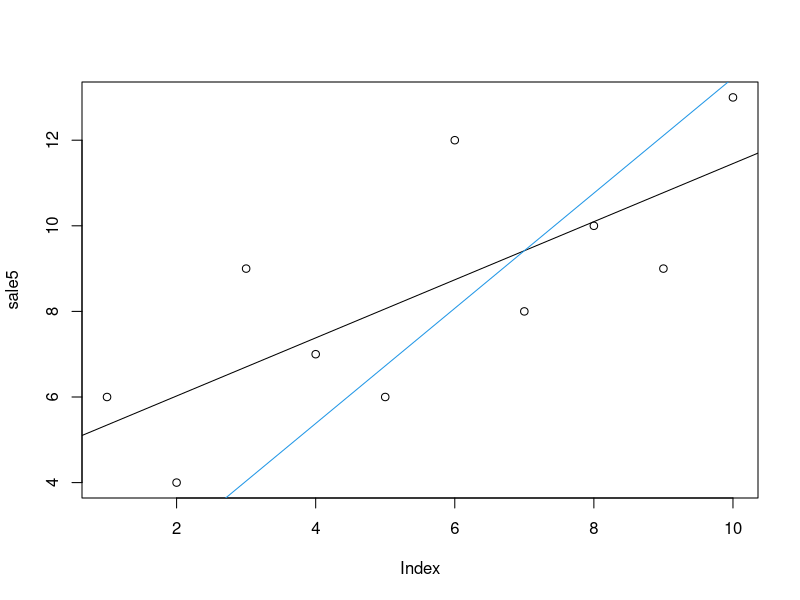
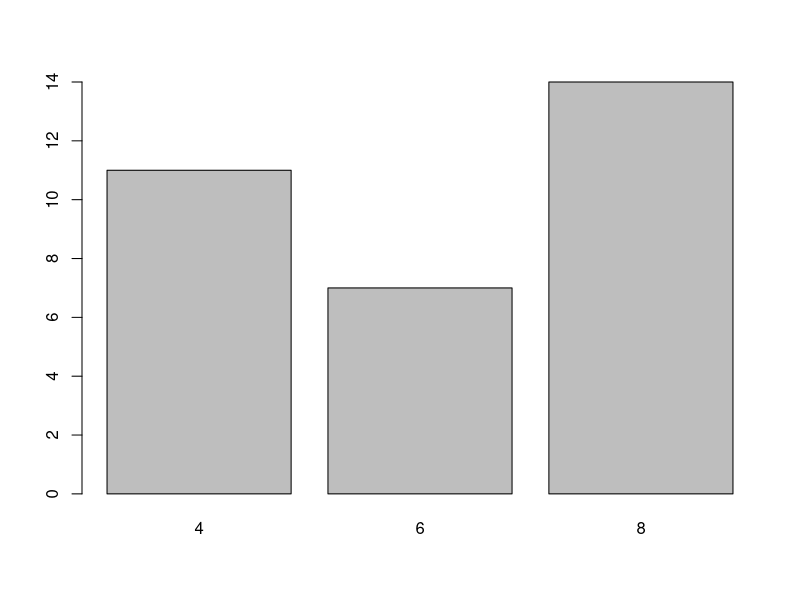
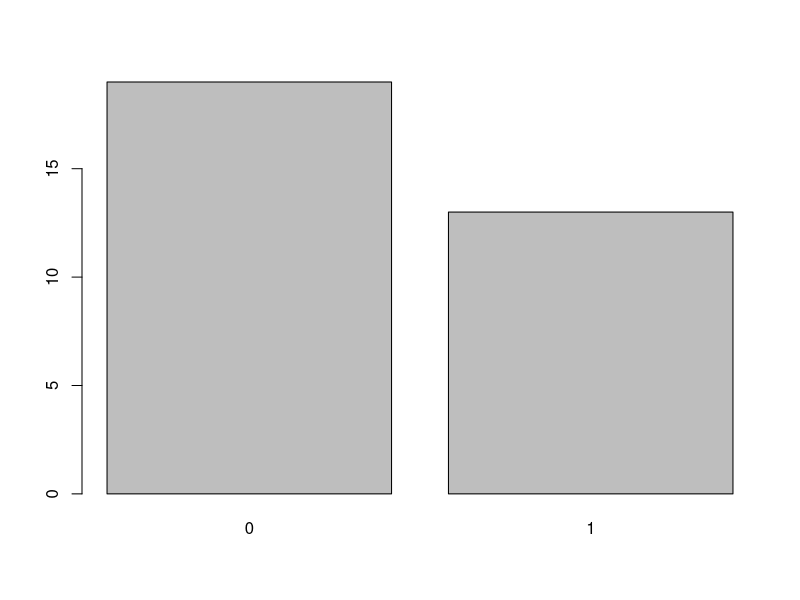
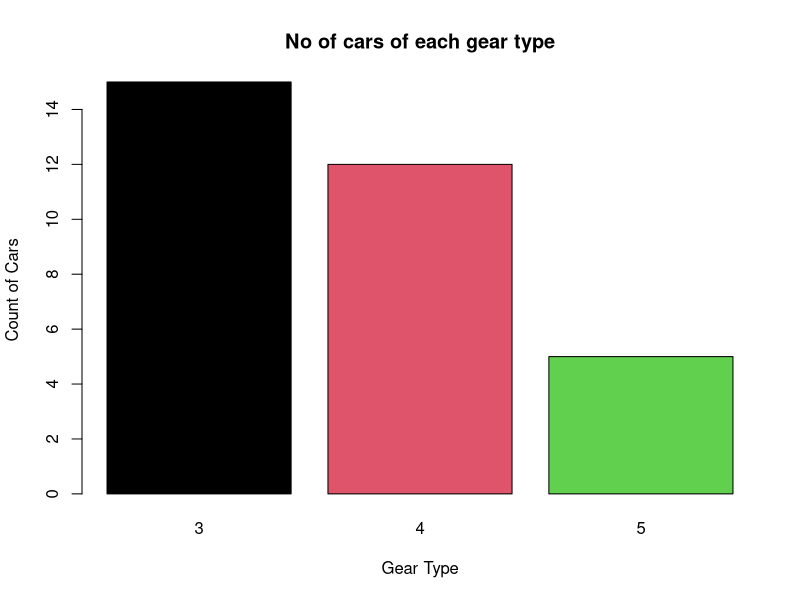
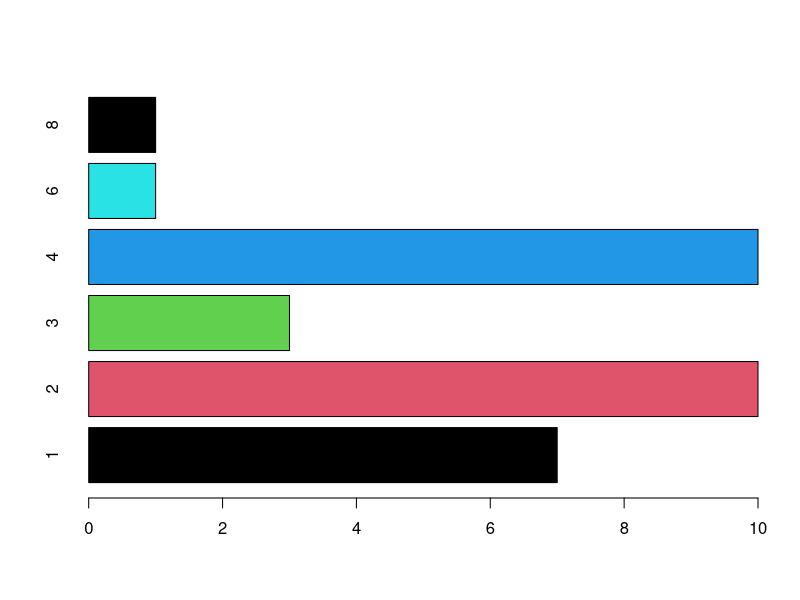
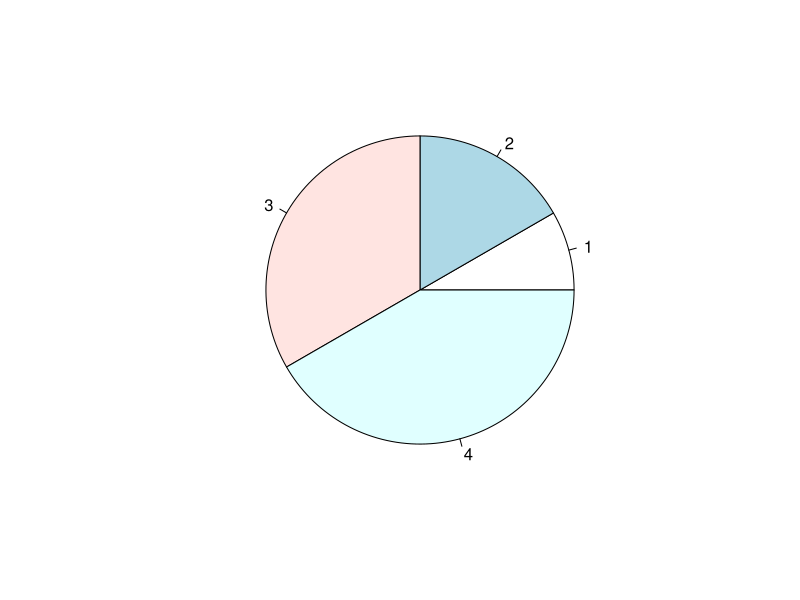
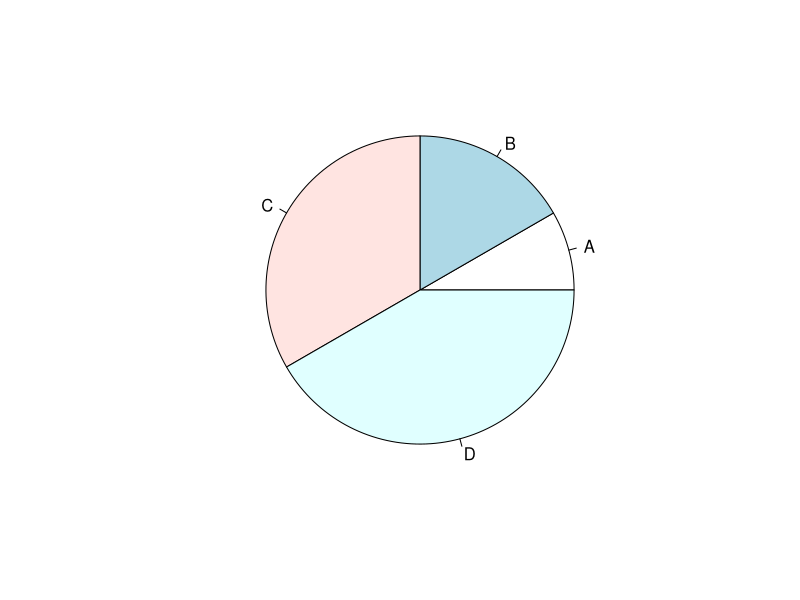
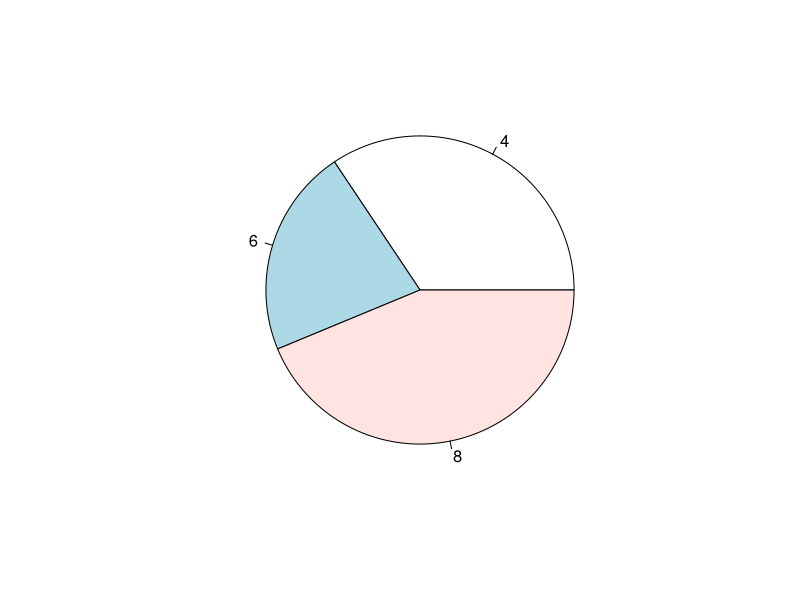

The R script that drew these images, in order:
#Basic Graphs
# Plots - Scatterplot, matrix plot, marginal plot, dotplot, probability plot, boxplot, interval plot, time series plot, contour plot, individual value plot, area graphs, 
# Charts - Bar Chart, Pie Chart, 
# Histogram
#Stem and Leaf

#Plot
sale5 <- c(6, 4, 9, 7, 6, 12, 8, 10, 9, 13)
plot(sale5)
abline(lsfit(1:10, sale5))
abline(lsfit(1:10, sale5, intercept = FALSE), col = 4) # less fitting

#BarPlot####

cylinders = table(mtcars$cyl)
barplot(height=cylinders)

barplot(height=table(mtcars$am))
barplot(height=table(mtcars$gear), col=1:3, main='No of cars of each gear type', xlab='Gear Type', ylab='Count of Cars')

barplot(height=table(mtcars$carb), col=1:5, horiz = T)

#pie##
x = c(10,20,40,50)
pie(x)
xlabels = c('A','B','C','D')
pie(x, labels=xlabels)

#Pie with mtcars####
(cylinders = table(mtcars$cyl))
pie(x=cylinders)
pie(x=cylinders, labels=c('4-Cyl','6-Cyl','8-Cyl'))
pie(x=cylinders, labels=paste(c('4-Cyl','6-Cyl','8-Cyl'),'\n', cylinders, ' cars', sep='-')) 

#Box Plot#####
?boxplot
?abline
boxplot(x=mtcars$mpg)
abline(h=mean(mtcars$mpg))

#box plot with lines showing quantile values of mpg 
boxplot(x=mtcars$mpg, col='green')
abline(h=quantile(mtcars$mpg), col= 1:6)  

#histogram####
women
women$height
?hist


#histogram
hist(women$height, freq=TRUE)  #3 women between 58 and 60
#no of breaks auto calculated.

hist(women$height, breaks=10)
hist(women$height, breaks=4, col=1:4)
#recycle colors if required

#histogram2
set.seed(123)
x = rnorm(100,50,100)
x
x
hist(x)

#density
hist(x, freq=FALSE, col=1:5)  #y axis - density
#.004 * 100 % = .4% values between 0-50 and so 
lines(density(x))  #line curve : is it normal : almost normal

#density plot : shape of data
plot(density(x), col='red')

#mtcars
hist(mtcars$mpg)
hist(mtcars$hp)

#end - histogram-----
